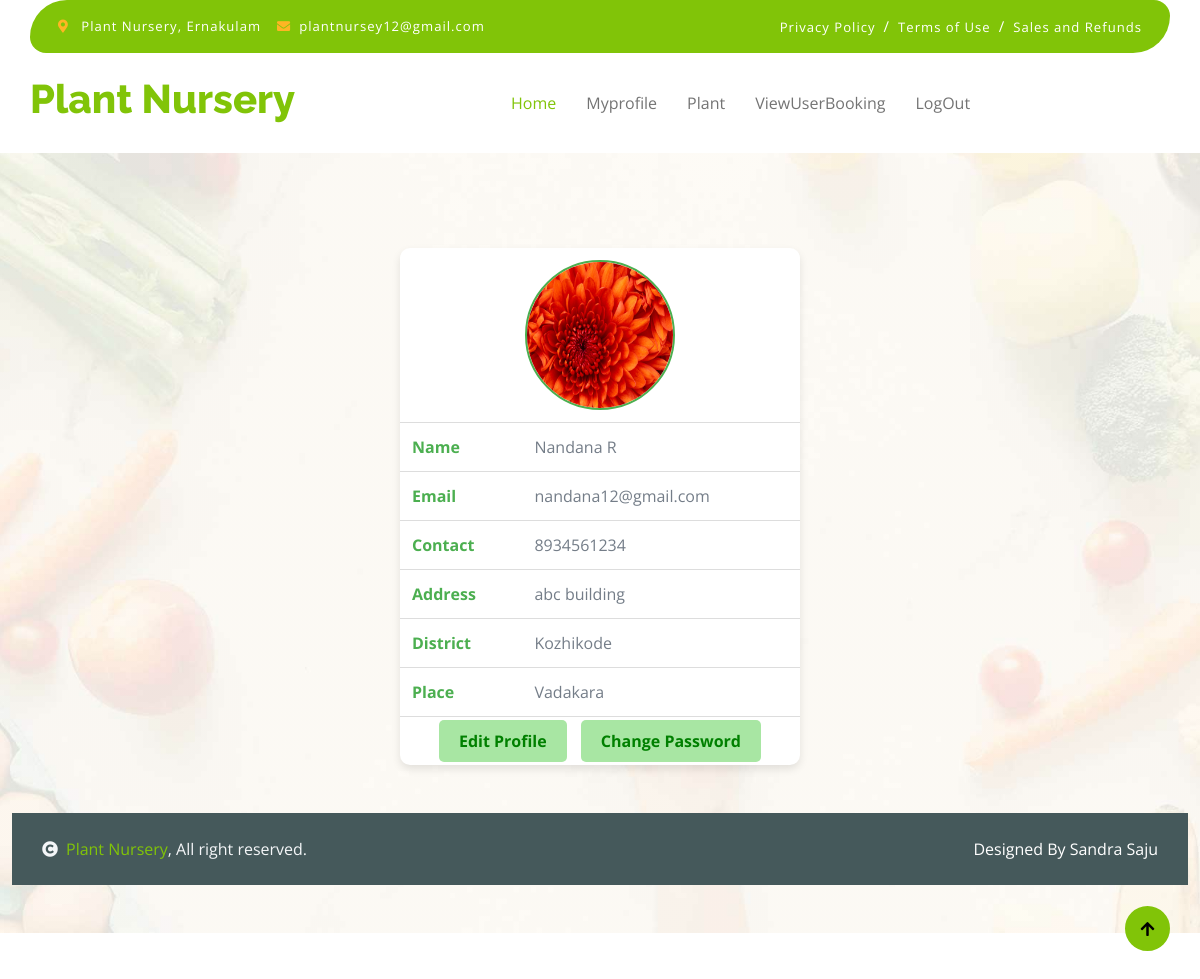
Page /PROJECT/Seller/myprofile.php (signed in) on the committed database.
### tables this page shows
CREATE TABLE `tbl_seller` (
  `seller_id` int(11) NOT NULL,
  `seller_name` varchar(50) NOT NULL,
  `seller_email` varchar(50) NOT NULL,
  `seller_contact` varchar(60) NOT NULL,
  `seller_password` varchar(50) NOT NULL,
  `seller_address` varchar(80) NOT NULL,
  `seller_photo` varchar(60) NOT NULL,
  `seller_proof` varchar(60) NOT NULL,
  `seller_status` int(11) NOT NULL DEFAULT 0,
  `place_id` int(11) NOT NULL
);

CREATE TABLE `tbl_district` (
  `district_id` int(11) NOT NULL,
  `district_name` varchar(50) NOT NULL
);

CREATE TABLE `tbl_place` (
  `place_id` int(11) NOT NULL,
  `place_name` varchar(50) NOT NULL,
  `place_pincode` varchar(50) NOT NULL,
  `district_id` int(11) NOT NULL
);

### PROJECT/Seller/myprofile.php (the view, shortened to what this page needs)
<?php
include('../Assets/connection/connection.php');
include('Head.php');
$selQry="select * from tbl_seller n inner join tbl_place p on n.place_id=p.place_id inner join tbl_district d on
d.district_id=p.district_id where seller_id='".$_SESSION['sid']."'";
$row=$con->query($selQry);
$data=$row->fetch_assoc();
?>
<!DOCTYPE html>
<html lang="en">
<head>
</head>
<body>
  <div class="main">
  <table>
    <tr>
      <td colspan="2" style="text-align: center;">
        <img src="../Assets/File/SellerFiles/<?php echo $data['seller_photo'] ?>" width="150px" height="150px"/>
      </td>
    </tr>
    <tr>
      <td>Name</td>
      <td><?php echo $data['seller_name']; ?></td>
    </tr>
    <tr>
      <td>Email</td>
      <td><?php echo $data['seller_email']; ?></td>
    </tr>
    <tr>
      <td>Contact</td>
      <td><?php echo $data['seller_contact']; ?></td>
    </tr>
    <tr>
      <td>Address</td>
      <td><?php echo $data['seller_address']; ?></td>
    </tr>
    <tr>
      <td>District</td>
      <td><?php echo $data['district_name']; ?></td>
    </tr>
    <tr>
      <td>Place</td>
      <td><?php echo $data['place_name']; ?></td>
    </tr>
    <tr>
      <td colspan="2" class="buttons" >
        <a href="Editprofile.php" style="color:Green">Edit Profile</a>
        <a href="changepassword.php" style="color:Green">Change Password</a>
      </td>
    </tr>
  </table>
  </div>
</body>
</html>
<?php
include('Foot.php');
?>

### PROJECT/Seller/myprofile.php (style rules this page uses)
table { width: 100%; max-width: 400px; background-color: #ffffff; border-radius: 10px; box-shadow: 0 4px 8px rgba(0, 0, 0, 0.1); overflow: hidden; }
table, td { border-collapse: collapse; border: none; padding: 12px; text-align: left; }
td { border-bottom: 1px solid #ddd; }
td:first-child { font-weight: bold; color: #4caf50; }
td[colspan="2"] { text-align: center; }
.buttons { text-align: center; }
.buttons a { background-color: #a8e6a3; color: #333; padding: 10px 20px; text-decoration: none; border-radius: 5px; margin: 0 5px; transition: background-color 0.3s ease; }
img { border-radius: 50%; border: 2px solid #4caf50; }
tr:last-child td { border-bottom: none; }
.main { display:flex; justify-content:center; align-items:center; }

### rows in the picture
tbl_seller: seller_photo (picture), seller_name "Nandana R", seller_email "nandana12@gmail.com", seller_contact "8934561234", seller_address "abc building", tbl_district.district_name "Kozhikode", place.place_name "Vadakara"
